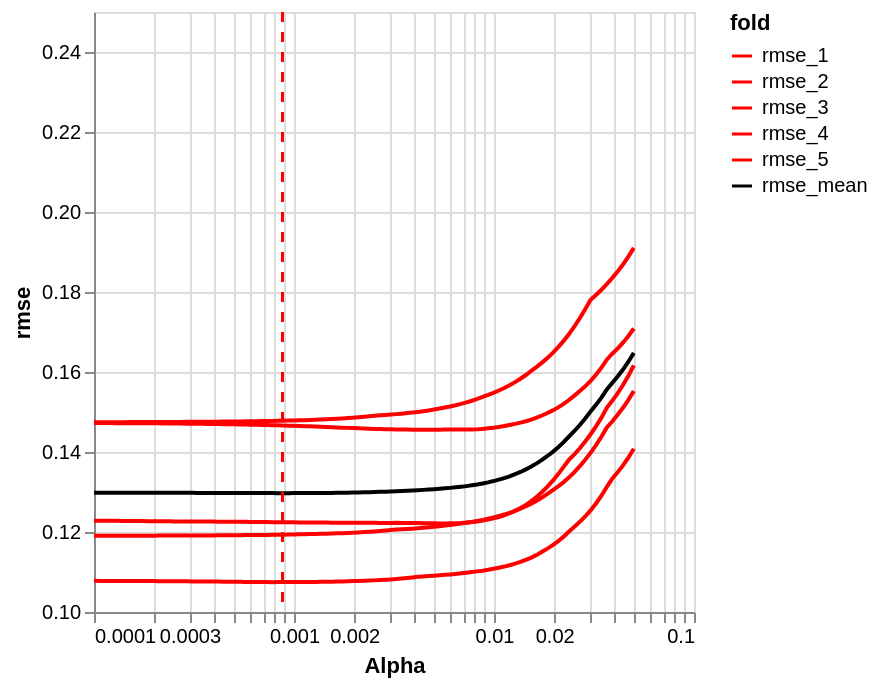

Write notebook code for a chart like this one.
### Markdown cell above
For each of the five folds we plot the RMSE against the respective $\alpha$'s we added as parameter to `LassoCV()`, see red solid lines in the figure below. We also add the average of the five folds, see black line. This plot allows us to choose the optimal $\alpha$, i.e., the one that results in the lowest RMSE, see dotted vertical line. What can we conclude from the black line?

### Code cell
base_chart = alt.Chart(df_lasso_long).mark_line().encode(
    x     = alt.X('alpha', scale = alt.Scale(type='log'), title="Alpha"),
    y     = alt.Y('rmse',  scale = alt.Scale(domain=[0.1, 0.25])),
    color = alt.Color(
        'fold',
        scale = alt.Scale(
            domain = [f"rmse_{i+1}" for i in range(5)] + ['rmse_mean'],
            range  = ['red']*5 + ['black']
        )
    )
)

# Add a vertical dotted line at alpha = mo_lasso.alpha_
vertical_dotted_line = alt.Chart(df_lasso_long).mark_rule(
        color      = 'red',
        strokeDash = [5,5]
    ).encode(
        x = alt.X('a:Q', title="")
    ).transform_calculate(
        a = str(mo_lasso.alpha_)
    )

# Combine the scatter plot and the vertical dotted line
base_chart + vertical_dotted_line

### Figure 1 — Vega-Lite specification as saved in the notebook (floating-point values rounded to 4 significant figures; data arrays with more than 128 entries replaced by an {"elided": "..."} marker saying what was removed)
{"config": {"view": {"continuousWidth": 300, "continuousHeight": 300}}, "layer": [{"mark": {"type": "line"}, "encoding": {"color": {"field": "fold", "scale": {"domain": ["rmse_1", "rmse_2", "rmse_3", "rmse_4", "rmse_5", "rmse_mean"], "range": ["red", "red", "red", "red", "red", "black"]}, "type": "nominal"}, "x": {"field": "alpha", "scale": {"type": "log"}, "title": "Alpha", "type": "quantitative"}, "y": {"field": "rmse", "scale": {"domain": [0.1, 0.25]}, "type": "quantitative"}}}, {"mark": {"type": "rule", "color": "red", "strokeDash": [5, 5]}, "encoding": {"x": {"field": "a", "title": "", "type": "quantitative"}}, "transform": [{"calculate": "0.00088", "as": "a"}]}], "data": {"name": "data-414f7106599b6366e0aeb749eb76abec"}, "$schema": "https://vega.github.io/schema/vega-lite/v6.1.0.json", "datasets": {"data-414f7106599b6366e0aeb749eb76abec": {"elided": "606 records"}}}
